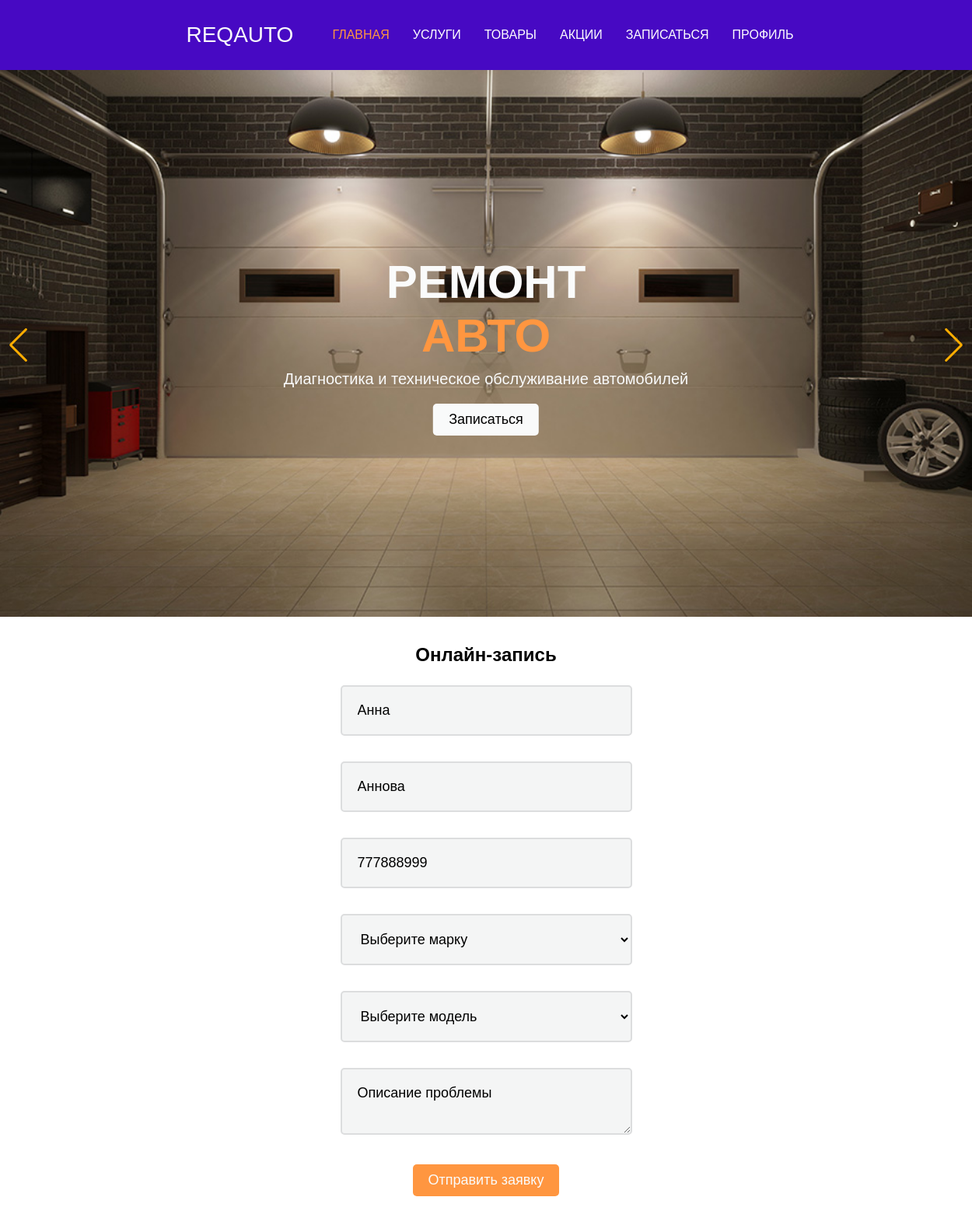
Screenshot of / (signed in) with the database file from the repository.
### models.py (models this page shows)
class User(db.Model):
    __tablename__ = 'User'
    ID = db.Column(db.Integer, primary_key=True)
    username = db.Column(db.String(50), unique=True)
    password = db.Column(db.String(128))
    firstName = db.Column(db.String(50))
    lastName = db.Column(db.String(50))
    patronymic = db.Column(db.String(50))
    phone = db.Column(db.String(15))
    dateBirth = db.Column(db.Date, nullable=True)
    roleID = db.Column(db.Integer, db.ForeignKey('Role.ID'))
    photo = db.Column(db.String(256), nullable=True)

### app.py (the view)
@app.route('/')
def index():
    car_makes = CarMake.query.all()
    user_data = None
    if 'user_id' in session:
        user_id = session['user_id']
        user = User.query.get(user_id)
        user_data = {
            'firstName': user.firstName,
            'lastName': user.lastName,
            'patronymic': user.patronymic,
            'phone': user.phone
        }
    return render_template('index.html', car_makes=car_makes, user_data=user_data)

### templates/index.html (shortened to what this page needs)
<!DOCTYPE html>
<html lang="en">
  <head>
    <link rel="stylesheet" href="/static/styles.css" />
    <link
      rel="stylesheet"
      href="https://cdn.jsdelivr.net/npm/swiper@8/swiper-bundle.min.css"
    />
  </head>
  <body>
    <header>
      <div class="logo">ReqAuto</div>
      <nav>
        <ul>
          <li><a href="#" class="active">Главная</a></li>
          <li><a href="#">Услуги</a></li>
          <li><a href="#">Товары</a></li>
          <li><a href="#">Акции</a></li>
          <li><a href="#form">Записаться</a></li>
          <li><a href="#" onclick="checkSessionAndRedirect()">Профиль</a></li>
        </ul>
      </nav>
    </header>
    <main>
      <section class="back-header">
        <div class="swiper-container">
          <div class="swiper-wrapper">
            <div class="swiper-slide">
              <div class="swiper-text-container">
                <p class="h1 wh">Ремонт</p>
                <p class="h1 light-text">Авто</p>
                <p class="h2 wh" style="margin-top: 10px">
                  Диагностика и техническое обслуживание автомобилей
                </p>
                <button class="button h3" style="margin-top: 20px">
                  <a href="#form" class="no-link-style">Записаться</a>
                </button>
              </div>
              <img src="/static/assets/car.png" alt="" class="img-back" />
            </div>
          </div>
          <button class="swiper-button-prev"></button>
          <button class="swiper-button-next"></button>
        </div>
      </section>
      <section class="horizontal-center-container" id="form">
        <form class="form" action="/submit" method="post">
          <label class="h2 form-title">Онлайн-запись</label>
          <input
            class="form-input h3"
            type="text"
            id="firstName"
            name="firstName"
            style="margin-top: 25px"
            value="{{ user_data.firstName if user_data else '' }}"
            placeholder="Имя"
            required
          /><br />
          <input
            class="form-input h3"
            type="text"
            id="lastName"
            name="lastName"
            value="{{ user_data.lastName if user_data else '' }}"
            placeholder="Фамилия"
            required
          /><br />
          <input
            class="form-input h3"
            type="text"
            id="phone"
            name="phone"
            value="{{ user_data.phone if user_data else '' }}"
            placeholder="Телефон"
            required
          /><br />
          <select
            class="form-input h3"
            id="carMake"
            name="carMake"
            required
            onchange="updateModels()"
          >
            <option value="">Выберите марку</option>
            </select
          ><br />
          <select class="form-input h3" id="carModel" name="carModel" required>
            <option value="">Выберите модель</option></select
          ><br />
          <textarea
            class="form-input h3"
            id="defectsDescription"
            name="defectsDescription"
            placeholder="Описание проблемы"
            required
          ></textarea
          ><br />
          <button class="button submit-button h3" type="submit">
            Отправить заявку
          </button>
        </form>
      </section>
    </main>
  </body>
</html>

### static/styles.css (style rules this page uses)
html { scroll-behavior: smooth; }
html, body, p { margin: 0; padding: 0; width: 100%; height: 100%; }
.h1 { text-transform: uppercase; font-family: "Rubik", sans-serif; font-weight: 600; font-size: 60px; }
.h2 { text-transform: initial; font-family: "Rubik", sans-serif; font-weight: 100; font-size: 20px; }
.h3 { text-transform: initial; font-family: "Rubik", sans-serif; font-weight: 100; font-size: 18px; }
.wh { color: #fafbfb; }
header { margin: 0; padding: 20px; background-color: #4709c3; width: 100%; position: sticky; display: flex; justify-content: center; top: 0; z-index: 100; }
.logo { display: flex; font-family: "Montserrat", sans-serif; font-weight: 100; text-transform: uppercase; margin-right: 50px; font-size: 28px; color: #fafbfb; align-items: center; }
nav ul { list-style: none; padding-left: 0; display: flex; justify-content: center; }
nav a { text-decoration: none; color: #fff; display: flex; justify-content: center; }
nav li { display: inline; font-family: "Montserrat", sans-serif; font-weight: 100; text-transform: uppercase; margin: 0 30px 0 0; font-size: 16px; display: flex; justify-content: center; align-items: center; }
.active { color: #ff9640; }
.back-header { position: relative; overflow: hidden; }
.img-back { width: 100%; height: 50%; position: relative; object-fit: contain; }
.swiper-button-prev, .swiper-button-next { background-color: rgba(255, 255, 255, 0); border: none; --swiper-theme-color: #fdad00; }
.swiper-slide { text-align: center; font-size: 18px; }
.swiper-text-container { position: absolute; top: 50%; left: 50%; transform: translate(-50%, -50%); text-align: center; z-index: 2; }
.light-text { color: #ff9640; }
.button { background-color: #f9fafa; width: fit-content; height: fit-content; padding: 10px 20px; max-width: 100%; border-radius: 5px; border-style: none; color: #000; }
.submit-button { margin: 0 auto; margin-top: 20px; background-color: #ff9640; color: #fafbfb; }
.horizontal-center-container { display: flex; justify-content: center; text-align: center; }
.form { display: flex; flex-direction: column; width: fit-content; min-width: 30%; max-width: 80%; padding: 30px; border-radius: 5px; height: 100%; }
.form-title { font-size: 24px; font-weight: 550; }
.form-input { width: 100%; border-radius: 5px; border: 2px solid #dcddde; margin-top: 15px; background: #f4f5f5; padding: 20px; box-sizing: border-box; outline: none; transition: all 0.3s ease; }
.form-input::placeholder { color: #000; }
.no-link-style { text-decoration: none; color: inherit; }

### rows the page displays
User: firstName "Анна", lastName "Аннова", phone "777888999"
